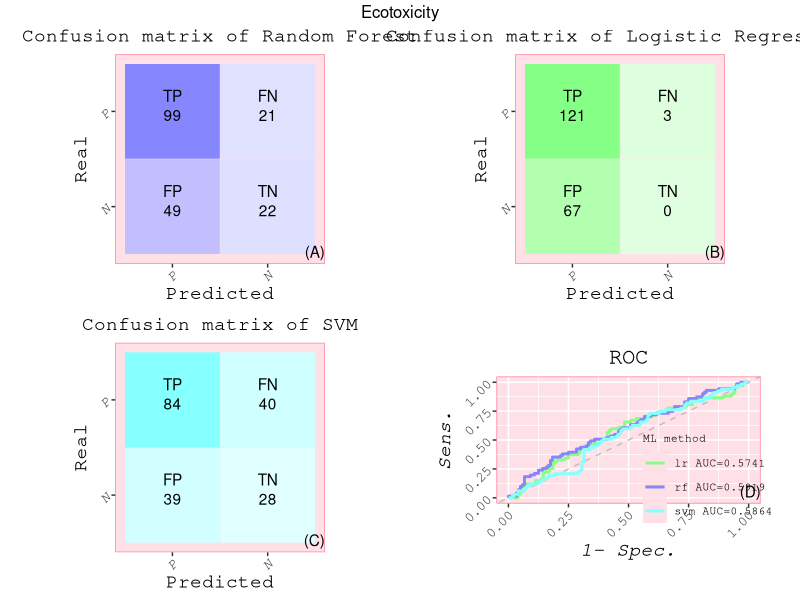

Write R code to recreate this figure. (Note: this script raises an error after producing the figure.)
#绘画混淆矩阵
library(ggplot2)
library(gridExtra)
library(cowplot)
setwd("D:/R_work/master-s-thesis-project/")

data <- read.csv("QSAR/table/data19EC_RF_confmat.csv", header = T, row.names = 1, check.names = F, sep = ",")
#先设置热图颜色
EC<-c("#FF869D","#FFE0E6")
RF<-c("#8686FF","#E0E0FF")
ECRF<-ggplot(data,aes(x= Predicted,y = Real))+
  geom_tile(aes(fill=Result),width=1,height =1,color = EC[2])+
  coord_equal() + # 绘制正方形，长宽相等
  scale_fill_gradientn(colors = rev(RF))+#legend上下限
  geom_text(
    aes(label = Name),
    color= "black",
    vjust=-0.8)+
  geom_text(
    aes(label = Result),
    color= "black",
    vjust=0.8)+
  scale_color_gradientn(colors = EC)+
  guides(color="none",fill="none")+
  xlim(c("P","N"))+
  ylim(c("N","P"))+
  ggtitle("Confusion matrix of Random Forest")+
  annotate("text",x=Inf, y=-Inf, label="(A)",hjust=1,vjust=-0.5)+
  theme(text = element_text(family = "mono", size=14),
        plot.title = element_text(size = 14,hjust = 0.5),#title 大小,居中
        axis.title.x = element_text(size = 14),#x轴标题
        axis.title.y = element_text(size = 14),
        axis.text.x = element_text(face = "italic", angle = 45, hjust = 1,size = 10),#横坐标
        axis.text.y = element_text(face = "italic", angle = 45, hjust = 1,size = 10),
        legend.text = element_text(size = 10,hjust = 0.5),#legend字体大小,居中
        legend.title = element_text(size = 12), #设置legend标签字体大小
        panel.background = element_rect(fill = EC[2]),
        panel.border = element_rect(color = EC[1], fill = NA),#保留边框
        panel.grid.major = element_blank(), 
        panel.grid.minor = element_blank())


data <- read.csv("QSAR/table/data27EC_LR_confmat.csv", header = T, row.names = 1, check.names = F, sep = ",")
#先设置热图颜色
EC<-c("#FF869D","#FFE0E6")
LR<-c("#86FF86","#E0FFE0")
ECLR<-ggplot(data,aes(x= Predicted,y = Real))+
  geom_tile(aes(fill=Result),width=1,height =1,color = EC[2])+
  coord_equal() + # 绘制正方形，长宽相等
  scale_fill_gradientn(colors = rev(LR))+#legend上下限
  geom_text(
    aes(label = Name),
    color= "black",
    vjust=-0.8)+
  geom_text(
    aes(label = Result),
    color= "black",
    vjust=0.8)+
  scale_color_gradientn(colors = EC)+
  guides(color="none",fill="none")+
  xlim(c("P","N"))+
  ylim(c("N","P"))+
  ggtitle("Confusion matrix of Logistic Regression")+
  annotate("text",x=Inf, y=-Inf, label="(B)",hjust=1,vjust=-0.5)+
  theme(text = element_text(family = "mono", size=14),
        plot.title = element_text(size = 14,hjust = 0.5),#title 大小,居中
        axis.title.x = element_text(size = 14),#x轴标题
        axis.title.y = element_text(size = 14),
        axis.text.x = element_text(face = "italic", angle = 45, hjust = 1,size = 10),#横坐标
        axis.text.y = element_text(face = "italic", angle = 45, hjust = 1,size = 10),
        legend.text = element_text(size = 10,hjust = 0.5),#legend字体大小,居中
        legend.title = element_text(size = 12), #设置legend标签字体大小
        panel.background = element_rect(fill = EC[2]),
        panel.border = element_rect(color = EC[1], fill = NA),#保留边框
        panel.grid.major = element_blank(), 
        panel.grid.minor = element_blank())

data <- read.csv("QSAR/table/data23EC_SVM_confmat.csv", header = T, row.names = 1, check.names = F, sep = ",")
#先设置热图颜色
EC<-c("#FF869D","#FFE0E6")
SVM<-c("#86FFFF","#E0FFFF")
ECSVM<-ggplot(data,aes(x= Predicted,y = Real))+
  geom_tile(aes(fill=Result),width=1,height =1,color = EC[2])+
  coord_equal() + # 绘制正方形，长宽相等
  scale_fill_gradientn(colors = rev(SVM))+#legend上下限
  geom_text(
    aes(label = Name),
    color= "black",
    vjust=-0.8)+
  geom_text(
    aes(label = Result),
    color= "black",
    vjust=0.8)+
  scale_color_gradientn(colors = EC)+
  guides(color="none",fill="none")+
  xlim(c("P","N"))+
  ylim(c("N","P"))+
  ggtitle("Confusion matrix of SVM")+
  annotate("text",x=Inf, y=-Inf, label="(C)",hjust=1,vjust=-0.5)+
  theme(text = element_text(family = "mono", size=14),
        plot.title = element_text(size = 14,hjust = 0.5),#title 大小,居中
        axis.title.x = element_text(size = 14),#x轴标题
        axis.title.y = element_text(size = 14),
        axis.text.x = element_text(face = "italic", angle = 45, hjust = 1,size = 10),#横坐标
        axis.text.y = element_text(face = "italic", angle = 45, hjust = 1,size = 10),
        legend.text = element_text(size = 10,hjust = 0.5),#legend字体大小,居中
        legend.title = element_text(size = 12), #设置legend标签字体大小
        panel.background = element_rect(fill = EC[2]),
        panel.border = element_rect(color = EC[1], fill = NA),#保留边框
        panel.grid.major = element_blank(), 
        panel.grid.minor = element_blank())


#ROC
rocrf<-read.csv("QSAR/table/data16EC_RF_ROC.csv",header = TRUE,check.names = FALSE)
rocsvm<-read.csv("QSAR/table/data20EC_SVM_ROC.csv",header = TRUE,check.names = FALSE)
roclr<-read.csv("QSAR/table/data24EC_LR_ROC.csv",header = TRUE,check.names = FALSE)
roc<-rbind(rocrf,rocsvm,roclr)
roc$type <- factor(rep(c("rf AUC=0.5919", 
                         "svm AUC=0.5864",
                         "lr AUC=0.5741"), 
                       times=c(dim(rocrf)[1], 
                               dim(rocsvm)[1],
                               dim(roclr)[1])))

EC<-c("#FF869D","#FFE0E6")
legend_title="ML method"
ROC<-ggplot(roc) +
  geom_abline(intercept = 0, slope = 1, linetype = "dashed", color = "grey") +  # 添加斜线
  geom_line(aes(x = `False Positive Rate`, y = `True Positive Rate`,
                color = type), 
            linetype="solid",
            linewidth = 1) +
  scale_color_manual(values = c("rf AUC=0.5919" = "#8686FF","svm AUC=0.5864"="#86FFFF","lr AUC=0.5741"="#86FF86")) +
  labs(title = "ROC", x = "1- Spec.", y = "Sens.") +
  guides(color = guide_legend(title = legend_title)) +
  annotate("text",x=Inf, y=-Inf, label="(D)",hjust=1,vjust=-0.5)+
  theme(
    text = element_text(family = "mono", size=16),
    plot.title = element_text(size = 16,hjust = 0.5),#title 大小
    axis.title.x = element_text(face = "italic", size = 14),#x轴标题
    axis.title.y = element_text(face = "italic", size = 14),
    axis.text.x = element_text(angle = 45, hjust = 1,size = 10),#横坐标
    axis.text.y = element_text(angle = 45, hjust = 1,size = 10),
    legend.text = element_text(size = 8),#legend字体大小
    legend.title = element_text(size = 8), #设置legend标签字体大小
    legend.position = c(0.8,0.2),
    legend.background = element_rect(fill="transparent"),
    panel.background = element_rect(fill = EC[2]),
    panel.border = element_rect(color = EC[1], fill = NA),#保留边框
    plot.margin = margin(1, 1, 1, 1, "cm"),#图像离上下左右边框的距离
  )
com<-grid.arrange(ECRF,ECLR,ECSVM,ROC,nrow=2,
                  top= "Ecotoxicity")
save_plot("QSAR/final/pic/EC_confmat_ROC.png",com,base_width=30,base_height = 22,dpi = 300,units = "cm",bg="white")

